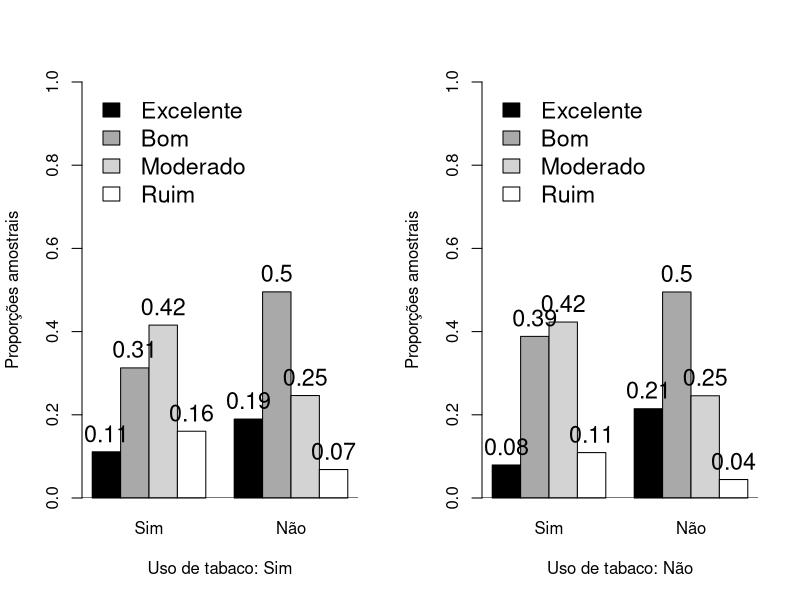
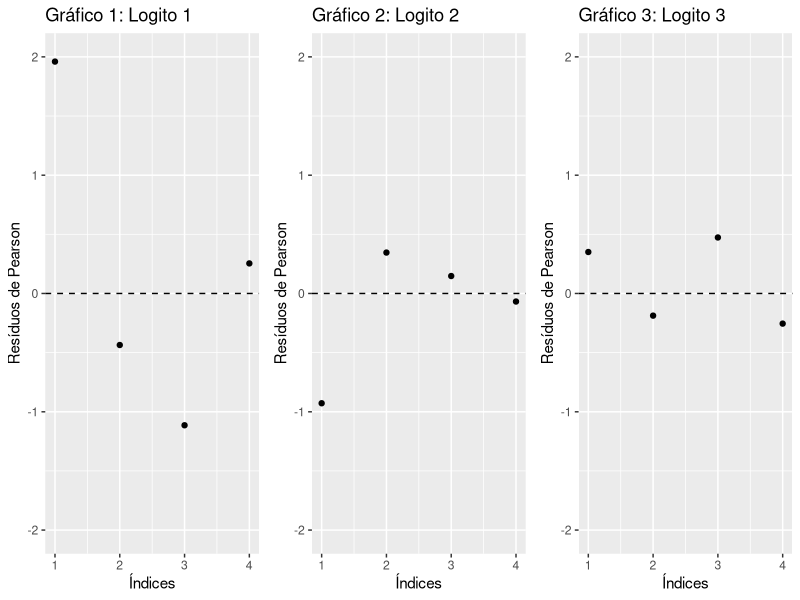
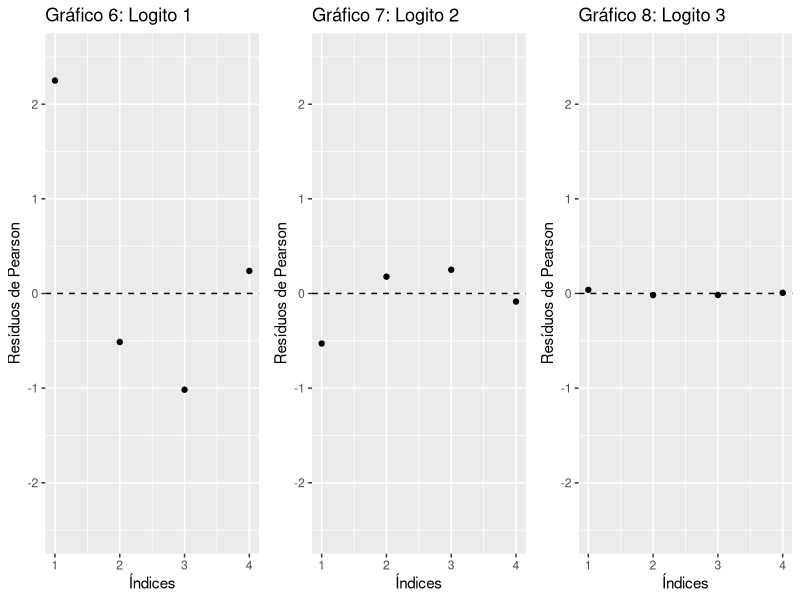
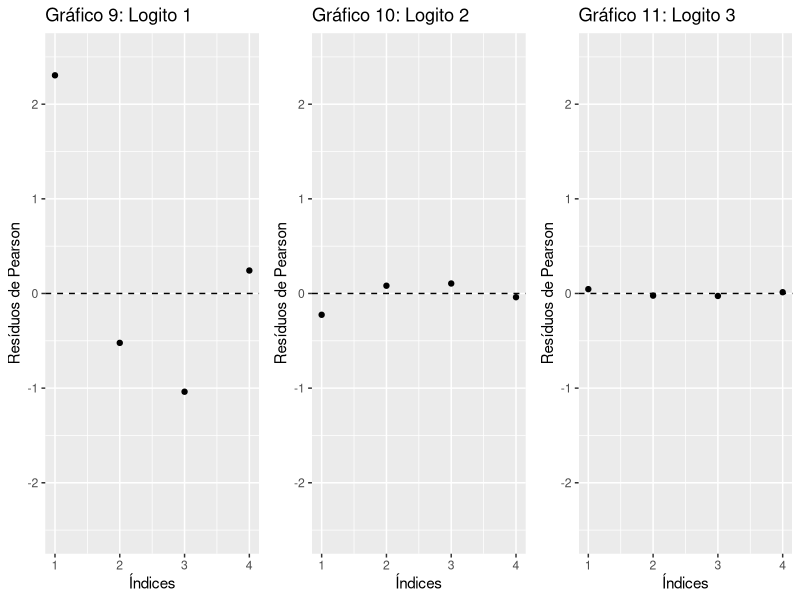

Here is the R script that generated these plots, in order:
# lista de categorizados - MAE0560

library(VGAM)
library(tidyr)
library(ggplot2)
library(gridExtra)

dados <- read.table("idosos.txt",header = T)

# item a
par(mfrow=c(1,2))
data <- cbind(S = as.numeric(dados[1,c(3,4,5,6)]/sum(dados[1,c(3,4,5,6)])), N = as.numeric(dados[2,c(3,4,5,6)]/sum(dados[2,c(3,4,5,6)])))
bp<- barplot(height = data, beside = TRUE,
             col = c("black","darkgray","lightgray","white"), ylim=range(c(0,1)),
             names.arg = c("Sim", "Não"), xlab="Uso de tabaco: Sim", ylab="Proporções amostrais",
             legend.text = c("Excelente", "Bom", "Moderado", "Ruim"),
             args.legend = list(x = "topleft", bty="n", cex=1.4))
abline(h=0)
text(bp, c(0.11,0.313,0.415,0.16,0.19,0.496,0.246,0.068), round(data,2), cex=1.4, pos=3) 

data<-cbind(S = as.numeric(dados[3,c(3,4,5,6)]/sum(dados[3,c(3,4,5,6)])),
            N = as.numeric(dados[4,c(3,4,5,6)]/sum(dados[4,c(3,4,5,6)])))
bp<- barplot(height = data, beside = TRUE,
             col = c("black","darkgray","lightgray","white"), ylim=range(c(0,1)),
             names.arg = c("Sim", "Não"), xlab="Uso de tabaco: Não", ylab="Proporções amostrais",
             legend.text = c("Excelente", "Bom", "Moderado", "Ruim"),
             args.legend = list(x = "topleft", bty="n", cex=1.4))
abline(h=0)
text(bp, c(0.079,0.388,0.423,0.109,0.215,0.495,0.246,0.044), 
     round(data,2), cex=1.4, pos=3) 

# item b

# para todas as variáveis
mcp <- vglm(cbind(exc,bom,mod,ruim)~factor(tabaco)+factor(pcard),
            cumulative(parallel=T, reverse=F),data=dados)

mlc <- vglm(cbind(exc,bom,mod,ruim)~factor(tabaco)+factor(pcard),
            cumulative(parallel=F, reverse=F),data=dados)

TRV <- 2*(logLik(mlc)-logLik(mcp))
gl <- length(coef(mlc))-length(coef(mcp))
p <- 1-pchisq(TRV,gl)
cbind(TRV, gl, p)

# para variável X1

mcp1 <- vglm(cbind(exc,bom,mod,ruim)~factor(tabaco),
             cumulative(parallel=T, reverse=F),data=dados)

mlc1 <- vglm(cbind(exc,bom,mod,ruim)~factor(tabaco),
             cumulative(parallel=F, reverse=F),data=dados)

TRV1 <- 2*(logLik(mlc1)-logLik(mcp1))
gl1 <- length(coef(mlc1))-length(coef(mcp1))
p1 <- 1-pchisq(TRV1,gl1)
cbind(TRV1, gl1, p1)

# para variável X2

mcp2 <- vglm(cbind(exc,bom,mod,ruim)~factor(pcard),
             cumulative(parallel=T, reverse=F),data=dados)

mlc2 <- vglm(cbind(exc,bom,mod,ruim)~factor(pcard),
             cumulative(parallel=F, reverse=F),data=dados)

TRV2 <- 2*(logLik(mlc2)-logLik(mcp2))
gl2 <- length(coef(mlc2))-length(coef(mcp2))
p2 <- 1-pchisq(TRV2,gl2)
cbind(TRV2, gl2, p2)

# tabela deviances
mlcr0<-vglm(cbind(exc,bom,mod,ruim)~1,cumulative(parallel=F~factor(tabaco), reverse=F), dados)
mlcr0
mlcr1<-vglm(cbind(exc,bom,mod,ruim)~factor(tabaco), cumulative(parallel=F~factor(tabaco), reverse=F), dados)
mlcr1
mlcr2<-vglm(cbind(exc,bom,mod,ruim)~factor(tabaco)+factor(pcard), cumulative(parallel=F~factor(tabaco), reverse=F), dados)
mlcr2
mlcr3<-vglm(cbind(exc,bom,mod,ruim)~factor(tabaco)+factor(pcard)+factor(tabaco)*factor(pcard),
            cumulative(parallel=F~factor(tabaco), reverse=F), dados)
mlcr3

# graus de liberdade
gl1 <- df.residual(mlcr0)-df.residual(mlcr1)
gl2 <- df.residual(mlcr1)-df.residual(mlcr2)
gl3 <- df.residual(mlcr2)-df.residual(mlcr3)

# dif deviances
dev1 <- deviance(mlcr0)-deviance(mlcr1)
dev2 <- deviance(mlcr1)-deviance(mlcr2)
dev3 <- deviance(mlcr2)-deviance(mlcr3)

# p-values
p1 <- 1-pchisq(dev1,gl1)
p2 <- 1-pchisq(dev2,gl2)
p3 <- 1-pchisq(dev3,gl3)

# AIC dos modelos
AIC(mlcr0)
AIC(mlcr1)
AIC(mlcr2)
AIC(mlcr3)

# análise resíduos
rp <- resid(mlcr2, type = "pearson")

d1 <- data.frame(x=1:4,y=rp[,1])
d2 <- data.frame(x=1:4,y=rp[,2])
d3 <- data.frame(x=1:4,y=rp[,3])

plot1 <- d1 %>% ggplot(aes(y=rp[,1],x=1:4)) +
  geom_point() +
  scale_y_continuous(limits = c(-2,2)) +
  geom_hline(yintercept = 0,linetype = "dashed") +
  labs(x="Índices",
       y="Resíduos de Pearson",
       title="Gráfico 1: Logito 1")
plot2 <- d2 %>% ggplot(aes(y=rp[,2],x=1:4)) +
  geom_point() +
  scale_y_continuous(limits = c(-2,2)) +
  geom_hline(yintercept = 0,linetype = "dashed") +
  labs(x="Índices",
       y="Resíduos de Pearson",
       title="Gráfico 2: Logito 2") 
plot3 <- d3 %>% ggplot(aes(y=rp[,3],x=1:4)) +
  geom_point() +
  scale_y_continuous(limits = c(-2,2)) +
  geom_hline(yintercept = 0,linetype = "dashed") +
  labs(x="Índices",
       y="Resíduos de Pearson",
       title="Gráfico 3: Logito 3") 
grid.arrange(plot1, plot2,plot3, ncol=3)

# teste de qualida de ajuste

Qp <- sum(rp[,1]^2) + sum(rp[,2]^2)+ sum(rp[,3]^2)
p.value <- 1-pchisq(Qp,5)
cbind(Qp,p.value)

QL <- deviance(mlcr2)
p.value <- 1-pchisq(QL,5)
cbind(QL,p.value)

# item c

# coeficientes e probabilidades preditas
coef(mlcr2,matrix = TRUE)
fitted(mlcr2)

# Exercício 6

# item a

# para todas as variáveis
mca1 <- vglm(cbind(exc,bom,mod,ruim)~ factor(tabaco)+factor(pcard),
           family=acat(reverse=T,parallel=T),dados)

mca2 <- vglm(cbind(exc,bom,mod,ruim)~ factor(tabaco)+factor(pcard),
             family=acat(reverse=T,parallel=F),dados)

TRV<- deviance(mca1)-deviance(mca2)
gl <- df.residual(mca1)-df.residual(mca2)
p.value <- 1-pchisq(TRV,gl)
cbind(TRV, gl, p.value)

# para variável X1
mca11 <- vglm(cbind(exc,bom,mod,ruim)~ factor(tabaco),
              family=acat(reverse=T,parallel=T),dados)

mca21 <- vglm(cbind(exc,bom,mod,ruim)~ factor(tabaco),
              family=acat(reverse=T,parallel=F),dados)

TRV1<- deviance(mca11)-deviance(mca21)
gl1 <- df.residual(mca11)-df.residual(mca21)
p.value <- 1-pchisq(TRV1,gl1)
cbind(TRV1, gl1, p.value)

# para variável X2
mca12 <- vglm(cbind(exc,bom,mod,ruim)~ factor(pcard),
              family=acat(reverse=T,parallel=T),dados)

mca22 <- vglm(cbind(exc,bom,mod,ruim)~ factor(pcard),
              family=acat(reverse=T,parallel=F),dados)

TRV2<- deviance(mca12)-deviance(mca22)
gl2 <- df.residual(mca12)-df.residual(mca22)
p.value <- 1-pchisq(TRV2,gl2)
cbind(TRV2, gl2, p.value)

# tabela deviances
mca0 <- vglm(cbind(exc,bom,mod,ruim)~1, acat(reverse=T,parallel=F), dados)
mca0
mca1 <- vglm(cbind(exc,bom,mod,ruim)~factor(tabaco), acat(reverse=T,parallel=F), dados)
mca1
mca2 <- vglm(cbind(exc,bom,mod,ruim)~factor(tabaco)+factor(pcard), acat(reverse=T,parallel=F), dados)
mca2
mca3 <- vglm(cbind(exc,bom,mod,ruim)~factor(tabaco)+factor(pcard)+factor(tabaco)*factor(pcard),
             acat(reverse=T,parallel=F), dados)
mca3

# graus de liberdade
gl1 <- df.residual(mca0)-df.residual(mca1)
gl2 <- df.residual(mca1)-df.residual(mca2)
gl3 <- df.residual(mca2)-df.residual(mca3)

# dif deviances
dev1 <- deviance(mca0)-deviance(mca1)
dev2 <- deviance(mca1)-deviance(mca2)
dev3 <- deviance(mca2)-deviance(mca3)

# p-values
p1 <- 1-pchisq(dev1,gl1)
p2 <- 1-pchisq(dev2,gl2)
p3 <- 1-pchisq(dev3,gl3)

# AIC dos modelos
AIC(mca0)
AIC(mca1)
AIC(mca2)
AIC(mca3)

# análise resíduos
rp <- resid(mca2, type = "pearson")

d1 <- data.frame(x=1:4,y=rp[,1])
d2 <- data.frame(x=1:4,y=rp[,2])
d3 <- data.frame(x=1:4,y=rp[,3])

plot1 <- d1 %>% ggplot(aes(y=rp[,1],x=1:4)) +
  geom_point() +
  scale_y_continuous(limits = c(-2.5,2.5)) +
  geom_hline(yintercept = 0,linetype = "dashed") +
  labs(x="Índices",
       y="Resíduos de Pearson",
       title="Gráfico 6: Logito 1")
plot2 <- d2 %>% ggplot(aes(y=rp[,2],x=1:4)) +
  geom_point() +
  scale_y_continuous(limits = c(-2.5,2.5)) +
  geom_hline(yintercept = 0,linetype = "dashed") +
  labs(x="Índices",
       y="Resíduos de Pearson",
       title="Gráfico 7: Logito 2") 
plot3 <- d3 %>% ggplot(aes(y=rp[,3],x=1:4)) +
  geom_point() +
  scale_y_continuous(limits = c(-2.5,2.5)) +
  geom_hline(yintercept = 0,linetype = "dashed") +
  labs(x="Índices",
       y="Resíduos de Pearson",
       title="Gráfico 8: Logito 3") 
grid.arrange(plot1, plot2,plot3, ncol=3)

# teste de qualida de ajuste

Qp <- sum(rp[,1]^2) + sum(rp[,2]^2)+ sum(rp[,3]^2)
p.value <- 1-pchisq(Qp,5)
cbind(Qp,p.value)

QL <- deviance(mca2)
p.value <- 1-pchisq(QL,5)
cbind(QL,p.value)

# coeficientes e probabilidades preditas
coef(mca2,matrix = TRUE)
fitted(mca2)

# item b

# para todas as variáveis
mlrc1 <- vglm(cbind(exc,bom,mod,ruim)~ factor(tabaco)+factor(pcard),
              family=cratio(reverse=T,parallel=T),dados)

mlrc2 <- vglm(cbind(exc,bom,mod,ruim)~ factor(tabaco)+factor(pcard),
              family=cratio(reverse=T,parallel=F),dados)

TRV<- deviance(mlrc1)-deviance(mlrc2)
gl <- df.residual(mlrc1)-df.residual(mlrc2)
p.value <- 1-pchisq(TRV,gl)
cbind(TRV, gl, p.value)

# para variável X1
mlrc11 <- vglm(cbind(exc,bom,mod,ruim)~ factor(tabaco),
              family=cratio(reverse=T,parallel=T),dados)

mlrc21 <- vglm(cbind(exc,bom,mod,ruim)~ factor(tabaco),
              family=cratio(reverse=T,parallel=F),dados)

TRV1 <- deviance(mlrc11)-deviance(mlrc21)
gl1 <- df.residual(mlrc11)-df.residual(mlrc21)
p.value <- 1-pchisq(TRV1,gl1)
cbind(TRV1, gl1, p.value)

# para variável X2
mlrc12 <- vglm(cbind(exc,bom,mod,ruim)~ factor(pcard),
               family=cratio(reverse=T,parallel=T),dados)

mlca22 <- vglm(cbind(exc,bom,mod,ruim)~ factor(pcard),
               family=cratio(reverse=T,parallel=F),dados)

TRV2<- deviance(mlrc12)-deviance(mlca22)
gl2 <- df.residual(mlrc12)-df.residual(mlca22)
p.value <- 1-pchisq(TRV2,gl2)
cbind(TRV2, gl2, p.value)

# tabela deviances
mrc0 <- vglm(cbind(exc,bom,mod,ruim)~1, family=cratio(reverse=T,parallel=F), dados)
mrc0
mrc1 <- vglm(cbind(exc,bom,mod,ruim)~factor(tabaco), family=cratio(reverse=T,parallel=F), dados)
mrc1
mrc2 <- vglm(cbind(exc,bom,mod,ruim)~factor(tabaco)+factor(pcard), family=cratio(reverse=T,parallel=F), dados)
mrc2
mrc3 <- vglm(cbind(exc,bom,mod,ruim)~factor(tabaco)+factor(pcard)+factor(tabaco)*factor(pcard),
             family=cratio(reverse=T,parallel=F), dados)
mrc3

# graus de liberdade
gl1 <- df.residual(mrc0)-df.residual(mrc1)
gl2 <- df.residual(mrc1)-df.residual(mrc2)
gl3 <- df.residual(mrc2)-df.residual(mrc3)

# dif deviances
dev1 <- deviance(mrc0)-deviance(mrc1)
dev2 <- deviance(mrc1)-deviance(mrc2)
dev3 <- deviance(mrc2)-deviance(mrc3)

# p-values
p1 <- 1-pchisq(dev1,gl1)
p2 <- 1-pchisq(dev2,gl2)
p3 <- 1-pchisq(dev3,gl3)

# AIC dos modelos
AIC(mrc0)
AIC(mrc1)
AIC(mrc2)
AIC(mrc3)

# análise resíduos
rp <- resid(mrc2, type = "pearson")

d1 <- data.frame(x=1:4,y=rp[,1])
d2 <- data.frame(x=1:4,y=rp[,2])
d3 <- data.frame(x=1:4,y=rp[,3])

plot1 <- d1 %>% ggplot(aes(y=rp[,1],x=1:4)) +
  geom_point() +
  scale_y_continuous(limits = c(-2.5,2.5)) +
  geom_hline(yintercept = 0,linetype = "dashed") +
  labs(x="Índices",
       y="Resíduos de Pearson",
       title="Gráfico 9: Logito 1")
plot2 <- d2 %>% ggplot(aes(y=rp[,2],x=1:4)) +
  geom_point() +
  scale_y_continuous(limits = c(-2.5,2.5)) +
  geom_hline(yintercept = 0,linetype = "dashed") +
  labs(x="Índices",
       y="Resíduos de Pearson",
       title="Gráfico 10: Logito 2") 
plot3 <- d3 %>% ggplot(aes(y=rp[,3],x=1:4)) +
  geom_point() +
  scale_y_continuous(limits = c(-2.5,2.5)) +
  geom_hline(yintercept = 0,linetype = "dashed") +
  labs(x="Índices",
       y="Resíduos de Pearson",
       title="Gráfico 11: Logito 3") 
grid.arrange(plot1, plot2,plot3, ncol=3)

# teste de qualida de ajuste

Qp <- sum(rp[,1]^2) + sum(rp[,2]^2)+ sum(rp[,3]^2)
p.value <- 1-pchisq(Qp,5)
cbind(Qp,p.value)

QL <- deviance(mrc2)
p.value <- 1-pchisq(QL,5)
cbind(QL,p.value)

# coeficientes e probabilidades preditas
coef(mrc2,matrix = TRUE)
fitted(mrc2)
